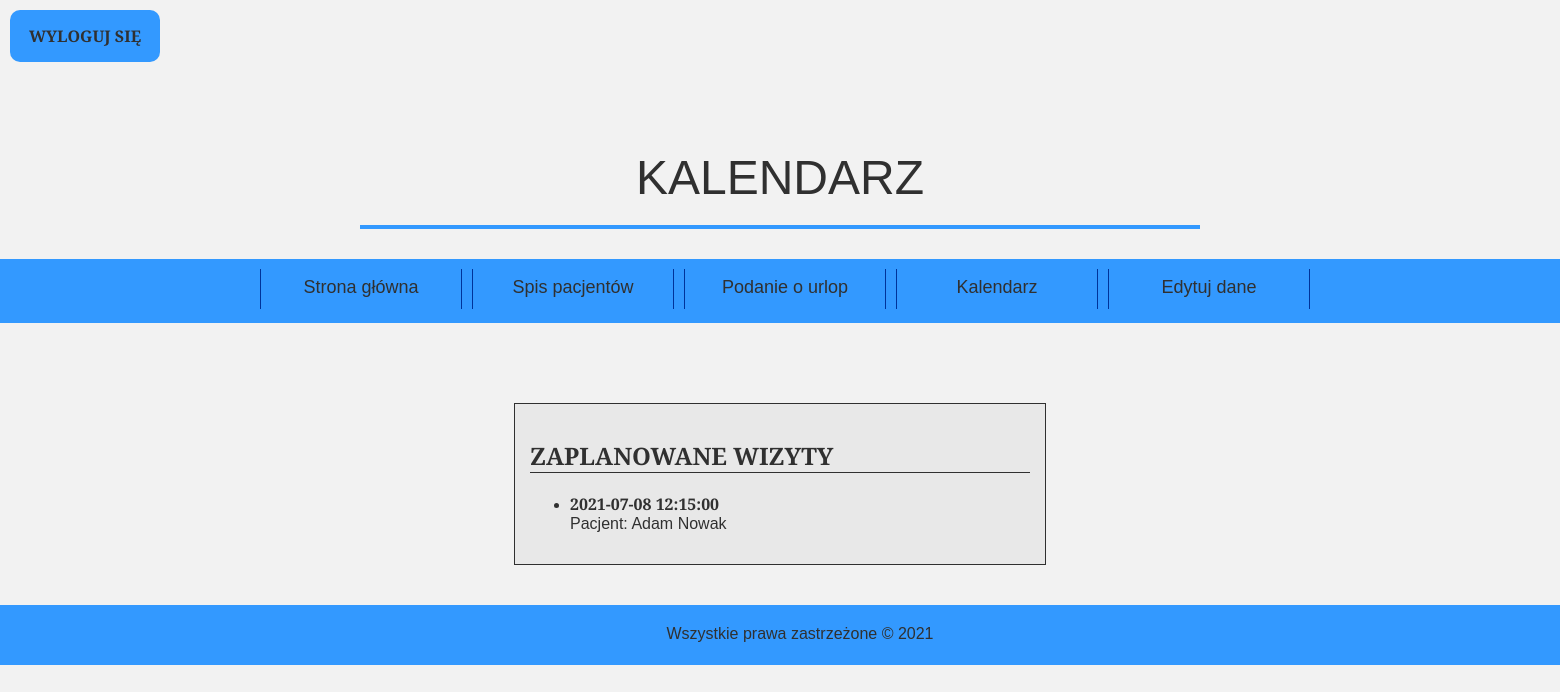
Screenshot of /calendar_doctor.php (signed in) with the database file from the repository.
### tables this page shows
CREATE TABLE `Visits` (
  `IdVisit` int NOT NULL,
  `IdPatient` int DEFAULT NULL,
  `NrDoctor` int DEFAULT NULL,
  `Time` datetime DEFAULT NULL
);

CREATE TABLE `Patiens` (
  `IdPatient` int NOT NULL,
  `FirstName` text NOT NULL,
  `SecondName` text NOT NULL,
  `DateOfBirth` date NOT NULL,
  `Locality` text NOT NULL,
  `Email` text NOT NULL,
  `Pesel` text NOT NULL,
  `PhoneNumber` text NOT NULL,
  `HashPassword` text NOT NULL
);

### calendar_doctor.php (the view, shortened to what this page needs)
<?php
    require_once "connect.php";
    $connection= @new mysqli($host, $db_user, $db_password, $db_name);
?>
<!DOCTYPE html>
<html lang="pl">
    <head>
        <link rel="stylesheet" href="css/style.css" type="text/css"/>
        <link rel="stylesheet" href="css/main.css" type="text/css"/>
        <link rel="stylesheet" href="css/onepage.css" type="text/css"/>
        <link rel="stylesheet" href="css/fontello.css" type="text/css" />
    </head>
    <body onload="countingTime()">
        <div class="navtop">
            <a href="logout.php" class="logout_text">
                <div class="logout">Wyloguj się </div>
            </a>
            <div id="timer"></div>
        </div>
        <header id="logo_header">
            <p class="main_header">Kalendarz</p>
        </header>
        <nav>
            <ol>
                <a href="main_doctor.php"><li>Strona główna</li></a>
                <a href="list_patients.php"><li>Spis pacjentów</li> </a>
                <a href="application_for_free.php"><li>Podanie o urlop</li> </a>
                <a href="calendar_doctor.php"><li>Kalendarz</li></a>
                <a href="edit_data_doctor.php"><li>Edytuj dane</li></a>
            </ol>
        </nav>
        <main class="container">
            <article>
            <h2>Zaplanowane wizyty</h2>
            <ul>
                <?php
                    if($connection->connect_errno!=0){
                        echo "Error: ".$connection->conncect_errno;
                    }
                    else{
                        $id=$_SESSION['IdDoctor'];
                        $sql="SELECT * FROM Visits WHERE NrDoctor='$id' ORDER BY Visits.Time";
                        $actualDate=date("Y-m-d");
                        if($results = @$connection->query($sql)){
                            $counter=0;
                            $numberVisits=$results->num_rows;
                            while ($user=mysqli_fetch_assoc($results)){
                                $array[$counter]=$user;
                                $counter++;
                            }
                            for ($i=0; $i<$numberVisits; $i++){
                                $time=$array[$i]['Time'];
                                if ($time>=$actualDate){
                                    $patient=$array[$i]['IdPatient'];
                                    $sql="SELECT * FROM Patiens WHERE IdPatient='$patient'";
                                    if($results2 = @$connection->query($sql)){
                                        $row=$results2->fetch_assoc();
                                        $name=$row['FirstName'];
                                        $secondName=$row['SecondName'];
                                        echo "<li><b>".$time."<br></b>Pacjent: ".$name." ".$secondName."</li> ";
                                    }
                                }
                            }
                        }
                    }
                ?>
            </ul>
            </article>
        </main>
       <footer>
            Wszystkie prawa zastrzeżone &copy; 2021
       </footer>
    </body>
</html>

### css/style.css (style rules this page uses)
html, body { margin:0; padding:0; }
body { background-color: #f2f2f2; font-family: 'Merriweather Sans', sans-serif; color: rgb(48, 48, 48); }
.container { position:relative; margin-left: auto; margin-right: auto; }
.main_header { border-bottom: #3399FF solid 4px; width: 800px; margin-left: auto; margin-right: auto; font-size: 48px; text-align: center; margin-left: auto; margin-right: auto; padding: 20px; margin-top: 50px; margin-bottom: 10px; text-transform: uppercase; }
footer { background-color: #3399FF; margin-top: 40px; padding: 20px; text-align: center; bottom:0; width:100%; height:20px; }

### css/main.css (style rules this page uses)
.logout { width: 120px; text-align: center; text-transform: uppercase; padding: 15px; background-color: #3399FF; margin: 10px; border-radius: 10px; font-weight: bold; float:left; }
#timer { font-family: 'Inconsolata', monospace; }
.navtop { height: 80px; }
.logout_text { text-decoration: none; color: rgb(48, 48, 48); }
#timer { margin-top: 10px; float: left; margin-left: 1400px; width: 300px; padding: 15px; font-size: 24px; }
nav { margin-top: 30px; width: 100%; padding: 10px 0; background-color: #3399FF; text-align: center; }
ol { padding: 0; margin: 0; list-style-type: none; font-size: 18px; height: auto; line-height: 200%; display: inline-block; }
ol >a > li { float: left; width: 200px; height: 40px; border-right: 1px solid #003399; }
ol > a >li:first-child { margin-left: 10px; border-left: 1px solid #003399; }
a { color:rgb(48, 48, 48); text-decoration: none; }
article { padding-top: 50px; padding: 50px; text-align: justify; width: 1200px; background-color:rgb(232, 232, 232); }
.container { margin-top: 80px; }

### css/onepage.css (style rules this page uses)
article { border: 1px solid rgb(48, 48, 48); margin-top: 60px; width: 500px; margin-left: auto; margin-right: auto; padding: 15px; }
h2 { text-transform: uppercase; border-bottom: 1px solid rgb(48, 48, 48); }
ul > li { margin-top: 15px; }

### rows the page displays
patiens: FirstName "Adam", SecondName "Nowak"
visits: Time "2021-07-08 12:15:00"
